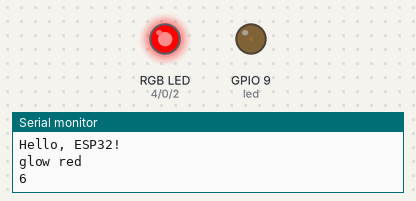
Recording of a sketch running on a simulated ESP32-S3. Shown: an RGB LED mixed from three pins (HIGH = lit), output pins drawn as LEDs (lit = HIGH), the last lines printed to the serial monitor.

Above: at 0.05 s.
At 2.25 s:
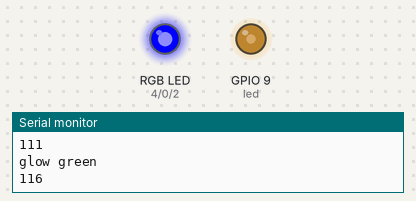
At 3.35 s:
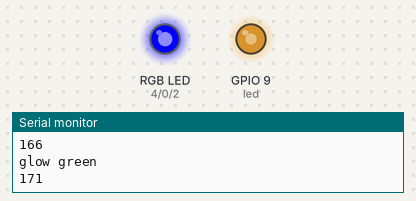
At 4.5 s:
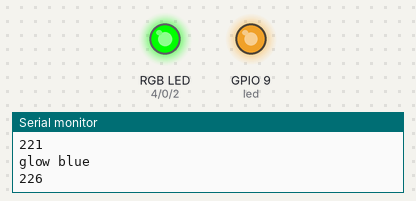
At 6.85 s:
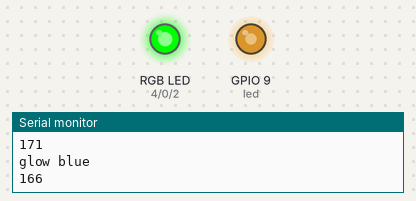
At 9.0 s:
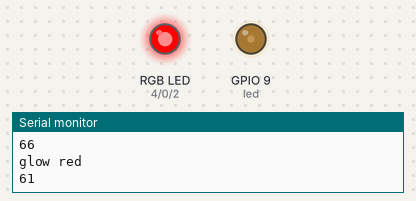
Timing chart, 0 to 13.5 s (numbered marks = the images above):
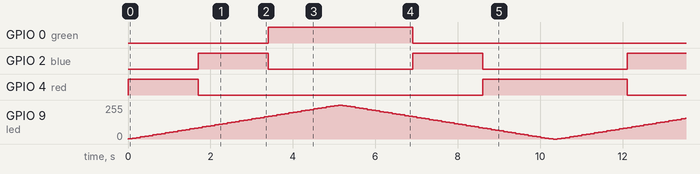

Measured:
- by itself, GPIO 0 (green): alternates HIGH for 3.5 s and LOW for 6.9 s
- by itself, GPIO 2 (blue): alternates HIGH for 1.7 s and LOW for 3.5 s
- by itself, GPIO 4 (red): repeats every 10.4 s: LOW 6.9 s, HIGH 3.5 s

The sketch:

led_fade.ino
```cpp
//Q. how to fade an LED on pin 9 using the analogWrite() function.
const int led = 9;
int brightness = 1;
int intensity = 5;
int red = 4, blue = 2, green = 0;
void setup() {
  // put your setup code here, to run once:
  Serial.begin(115200);
  Serial.println("Hello, ESP32!");
  pinMode(led, OUTPUT);
  pinMode(red, OUTPUT);
  pinMode(blue, OUTPUT);
  pinMode(green, OUTPUT);
}

void loop() {
  analogWrite(led, brightness);
  // brightness = brightness % 255 + intensity;
  if(brightness > 255 || brightness <= 0){
    intensity = -intensity;
  }

  //setup the rgb light
  if(brightness <= 85){
     digitalWrite(red, HIGH);
     digitalWrite(blue, LOW);
     digitalWrite(green, LOW);
     Serial.println("glow red");
  }
  else if(brightness <= 170){
     digitalWrite(red, LOW);
     digitalWrite(blue, HIGH);
     digitalWrite(green, LOW);
        Serial.println("glow green");
  }
  else{
     digitalWrite(red, LOW);
     digitalWrite(blue, LOW);
     digitalWrite(green, HIGH);
    Serial.println("glow blue");
  }

  brightness += intensity;
  Serial.println(brightness);
  delay(100);
}
```
